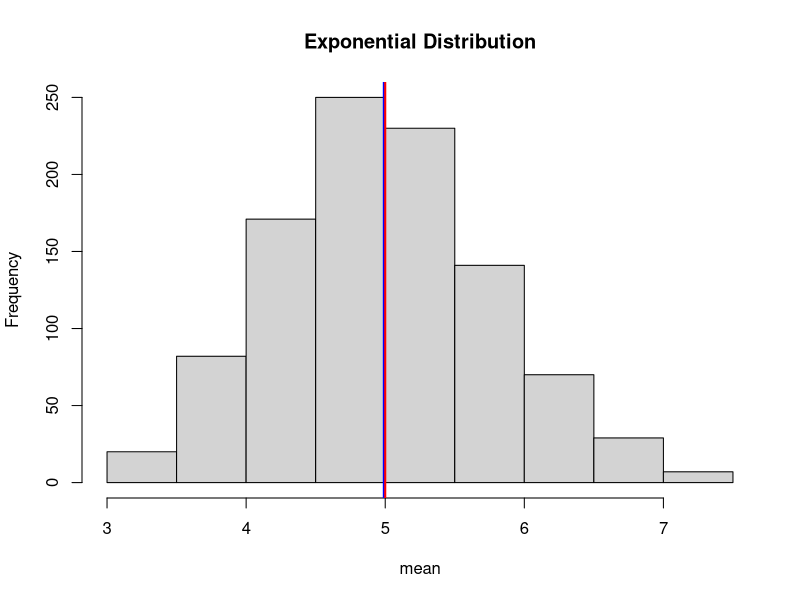
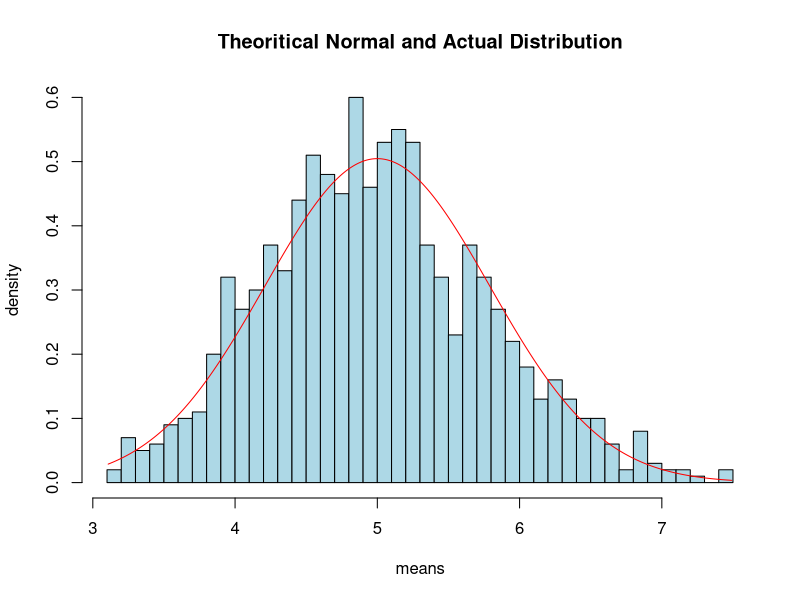
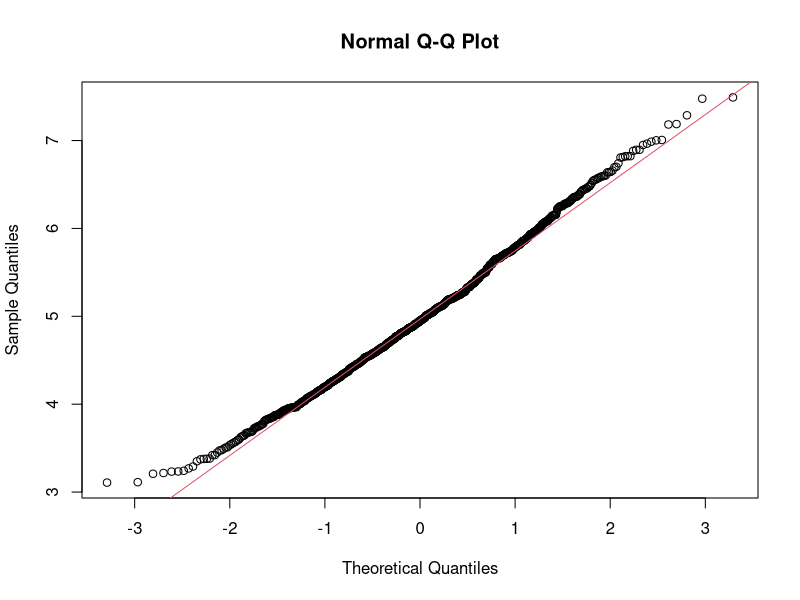

Write R code to recreate these figures, in order.
## ---- chunk 1
knitr::opts_chunk$set(echo = TRUE)
## ---- chunk 2

set.seed(1)
lambda <- 0.2
n <- 40
nosim <- 1000

simul <- replicate(nosim, rexp(n, lambda))
simul_mean <- apply(simul, 2, mean)

## ---- chunk 3

analytical_mean <- mean(simul_mean)
analytical_mean

theoritical_mean <- 1/lambda
theoritical_mean

hist(simul_mean, xlab = "mean", main = "Exponential Distribution")
abline(v = analytical_mean, col = "blue", lwd = 2)
abline(v = theoritical_mean, col = "red", lwd = 2)

## ---- chunk 4
analytical_sd <- sd(simul_mean)
analytical_sd

analytical_var <- sd(simul_mean)^2
analytical_var


theoritical_sd <- 1/lambda/sqrt(n)
theoritical_sd

theoritical_var <- (1/lambda/sqrt(n))^2
theoritical_var

## ---- chunk 5

sample <- seq(min(simul_mean), max(simul_mean), length = nosim)
sample_normal <- dnorm(sample, mean = 1/lambda, sd = (1/lambda/sqrt(n)))

hist(simul_mean, breaks = n, prob = T, col = "lightblue", xlab = "means", ylab = "density", main = "Theoritical Normal and Actual Distribution")
lines(sample, sample_normal, col = "red")

## ---- chunk 6

qqnorm(simul_mean)
qqline(simul_mean, col = 2)


